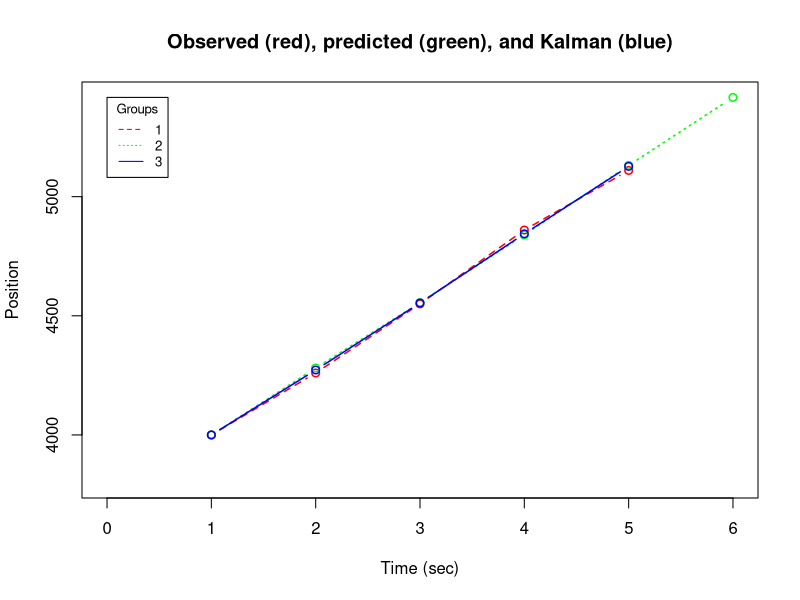

Here is the R script that generated this plot:
rm(list=ls(all=TRUE))
##########################################
##                                      ##
##      KALMAN FILTER SIMULATION        ##
##      MP Roeling, miniproject 1       ##
##      Oxford University               ##   
##      April 2016                      ##
##                                      ##
##########################################

# covariance example [https://www.youtube.com/watch?v=9B5vEVjH2Pk]
nvar=3
ncases=5
A=matrix(c(c(90,90,60,30,30),              # math
           c(80,60,50,40,20),              # physics
           c(40,80,70,70,90)),ncases,nvar) # english
# unity matrix 
I=matrix(1,ncases,ncases)
# unity matrix * case scores = sum, *1/ncases = mean
A_distance=A-I%*%A*1/ncases
# covariance matrix ATA (AT = A transpose)
A_cov=t(A_distance)%*%A

# Kalman filter process
# H = transformation matrix, R = error in the observation, Y = observation matrix
# 1. Xkp = AXk-1 + BUk + Wk -> predicted state
# 2. Pkp = APk-1AT + Qk
# 3. process cov matrix
# 4. K = Pkp HT / KPkpHT + R
# 5. Yk = CYkm + Zm
# 6. Xk = Xkp + K[Y-HXkp]
# 7. Pk = (I-KH)Pkp & Xk

nvar=2
data=matrix(c(c(4000,4260,4550,4860,5110),c(280,282,285,286,290)),5,2)
graphdata=matrix(0,(nrow(data)-1),nvar*2+1)

# eigenlijk begin je pas data op te halen bij de 2e regel bij observed state schatting (stap 5) vs predicted
# die eerste regel is al gegeven.
for (i in 1:nrow(data)){
  # given
  Vx.0=280 ; X.0=4000
  Vy.0=120 ; Y.0=3000
  # initial conditions
  Ax=2
  Delta.T=1
  Vx=280
  Delta.X=25
  # process error in process covariance matrix
  Delta.Px=20
  Delta.Pvx=5
  # observation errors
  Delta.X=25
  Delta.Vx=6

# 1. Xkp = AXk-1 + BUk + Wk -> predicted state
  # A allows to update position and velocity
  A = diag(nvar) 
  A[row(A) == (col(A) - 1)]=Delta.T
  if(i==1){
    X = matrix(c(X.0,Vx.0),2,1) # first iteration take start values
  } else {
    X = Xk # second or more iterations take previous estimate
  }
  # B translates acceleration (Ax) into adjustment to position and velocity,
  B = matrix(c(1/2*Delta.T^2,Delta.T),nvar,1)
  # error (Wk) eq to 0
  Xkp = A%*%X + B%*%Ax + 0
  if(i==nrow(data)){break} # I let the loop continue to this point to get the extra prediction Xkp

# 2. Pkp.i = APk-1AT + Qk -> initial process cov matrix
  if(i==1){ # first iteration take start values
    Pkp.i = matrix(c(Delta.Px^2, Delta.Px*Delta.Pvx,
                   Delta.Px*Delta.Pvx, Delta.Pvx^2),2,2)
    # setting the cross terms to zero
    Pkp.i[row(Pkp.i) == (col(Pkp.i) - 1)]=0 # upper offdiagonal
    Pkp.i[row(Pkp.i) == (col(Pkp.i) + 1)]=0 # lower offdiagonal
  } else {
    Pkp.i = Pk # second or more iterations take previous estimate
  }
  
# 3. Pkp = APkp.iAT + QR >- Predicted / adjusted process cov matrix
  Qr = 0 # error in the process of calculating the process cov matrix
  Pkp = A%*%Pkp.i%*%t(A) + Qr
  # setting the cross terms to zero
  Pkp[row(Pkp) == (col(Pkp) - 1)]=0 # upper offdiagonal
  Pkp[row(Pkp) == (col(Pkp) + 1)]=0 # lower offdiagonal

# 4. K = Pkp HT / KPkpHT + R -> Calculate the Kalman Gain
  H = diag(nvar) # matrix to allows to change the format of Pkp
  R = matrix(c(Delta.X^2,0,0,Delta.Vx^2),2,2) # observation errors
  # Pkp%*%t(H) <- upper term
  # H%*%Pkp*t(H)+R <- lower term
  # dividing equals multiplication with inverse (solve function)
  K = Pkp%*%t(H)*solve(H%*%Pkp*t(H)+R)

# 5. Yk = CYkm + Zm -> represents observed state
  C = diag(nvar)
  Zk = 0 # observation errors in mechanism (eg. electronic delays)
  Ykm = matrix(c(data[i+1,1],data[i+1,2]),nvar,1)
  Yk = C%*%Ykm
  
# 6. Xk = Xkp + K[Y-HXkp] -> calculate current state
  Xk = Xkp + K%*%(Yk-H%*%Xkp)

# 7. Pk = (I-KH)Pkp & Xk -> update process cov matrix
  I = diag(nvar)
  Pk = (I - K*H) %*% Pkp

  graphdata[i,1]=i
  graphdata[i,2]=Xkp[1] # predicted position
  graphdata[i,3]=Xkp[2] # predicted velocity
  graphdata[i,4]=Xk[1] # Kalman filter state position
  graphdata[i,5]=Xk[2] # Kalman filter state velocity
}

## GRAPH ## 
# there will always be an extra prediction, which is unreliable because it 
# does not take the Nth measurement into account at Ykm, but takes the previous N-1 Ykm
graphdata=rbind(cbind(seq(1,nrow(data),1),data,1),
                cbind(seq(1,(nrow(graphdata)+2),1),rbind(c(X.0,Vx.0),graphdata[1:nrow(graphdata),c(2,3)],c(Xkp[1],Xkp[2])),2), # predicted
              cbind(seq(1,(nrow(graphdata)+1),1),rbind(c(X.0,Vx.0),graphdata[1:nrow(graphdata),c(4,5)]),3)) # kalman
colnames(graphdata)<-c("Time","Position","Velocity","Group")

# convert factor to numeric for convenience 
ngroups=nvar+1
# get the range for the x and y axis 
xrange <- c(0,max(graphdata[,1]))
yrange <- c(3800,max(graphdata[,2]))
# set up the plot
plot(xrange, yrange, type="n", xlab="Time (sec)",
     ylab="Position" ) 
colors <- rainbow(ngroups) 
linetype <- c(2,3,1) 
group1=graphdata[graphdata[,ncol(graphdata)]==1,]
group2=graphdata[graphdata[,ncol(graphdata)]==2,]
group3=graphdata[graphdata[,ncol(graphdata)]==3,]
lines(group1[,1],group1[,2], type="b", lwd=1.5, col=colors[1], lty=linetype[1])
lines(group2[,1],group2[,2], type="b", lwd=1.5, col=colors[2], lty=linetype[2])
lines(group3[,1],group3[,2], type="b", lwd=1.5, col=colors[3], lty=linetype[3])
# add a title and subtitle 
title("Observed (red), predicted (green), and Kalman (blue)")
# add a legend 
legend(xrange[1], yrange[2], 1:ngroups, cex=0.8, col=colors,
       lty=linetype, title="Groups")

############################################################






  
